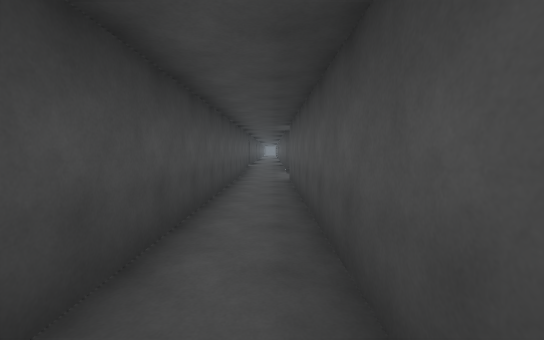
[1] (above)

17 first-person views from a walk through a scene from a Unity 3-D project. The camera is 1.5 m above the floor, tilts 4° down and sees 90° across. The floor is counted in squares, 2 m on a side. Each view is taken from the middle of a square. On the plan, view 1 faces up. The plan holds only what a view shows up to about 10 squares ahead; the rest is blank. The place goes on beyond the plan. The player is left out. Door leaves are left out, so doorways stand open. Surface patterns are stand-ins for the level's own textures.

[2]
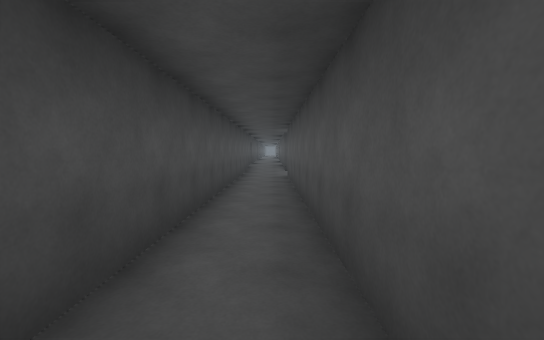

[3]
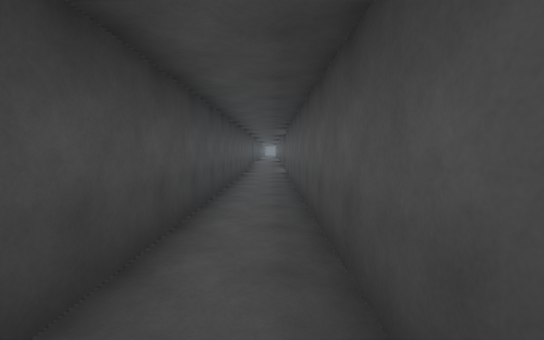

[4]
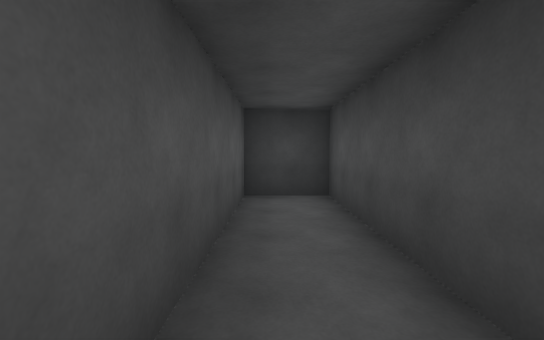

[5]
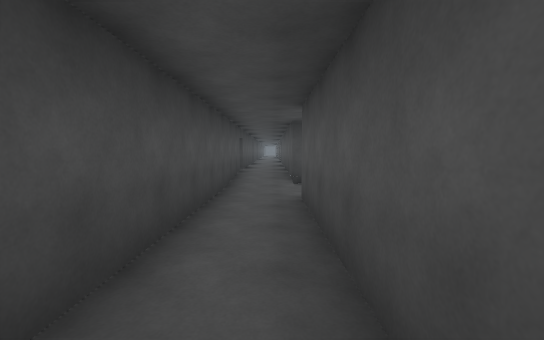

[6]
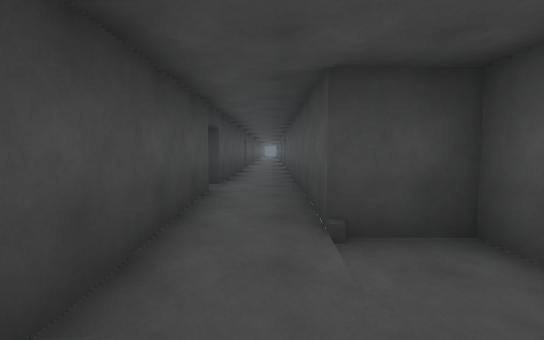

[7]
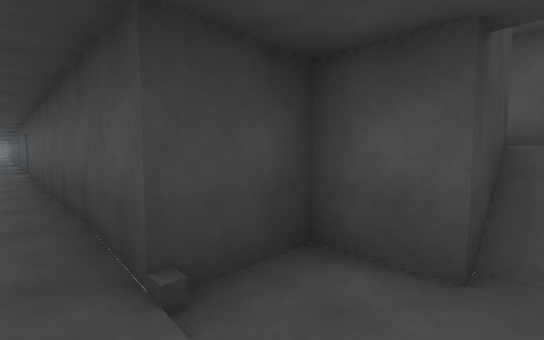

[8]
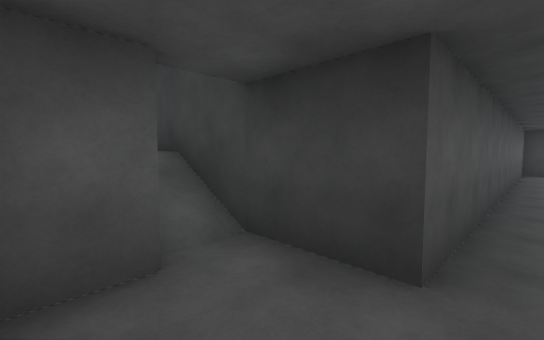

[9]
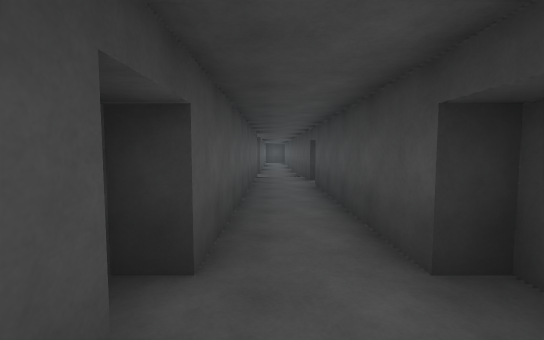

[10]
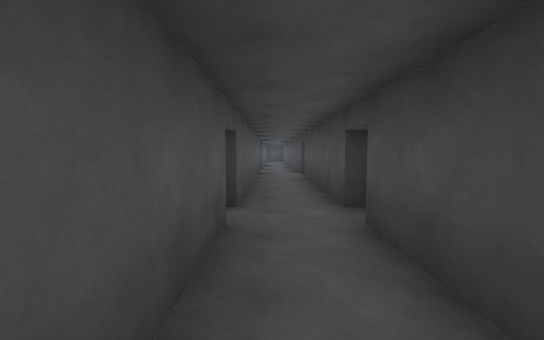

[11]
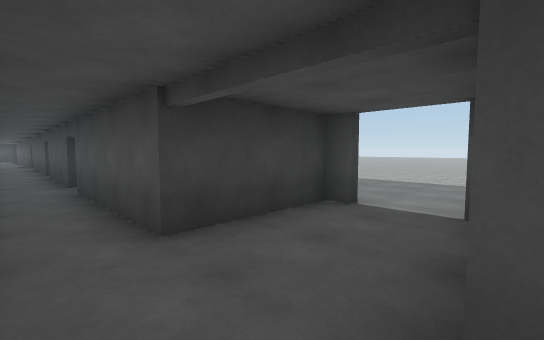

[12]
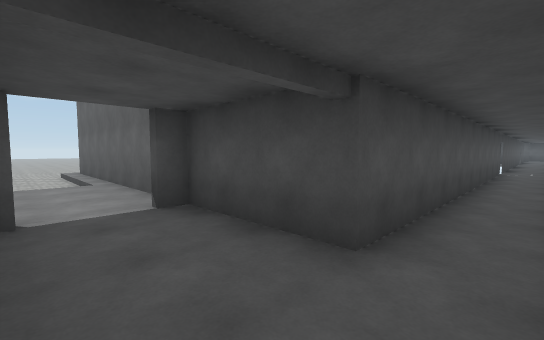

[13]
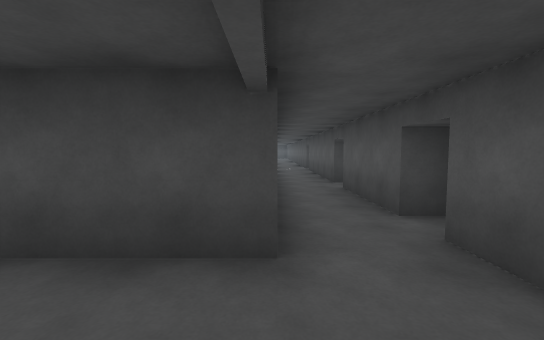

[14]
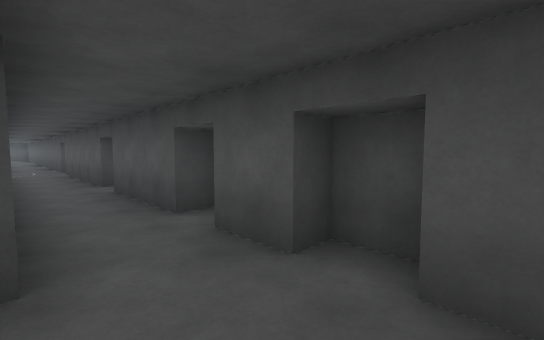

[15]
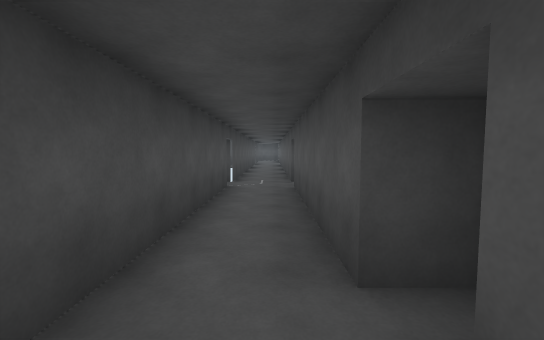

[16]
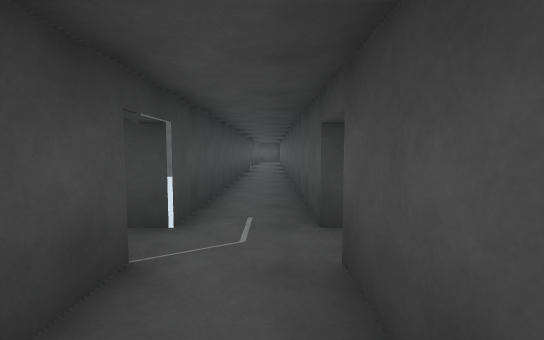

[17]
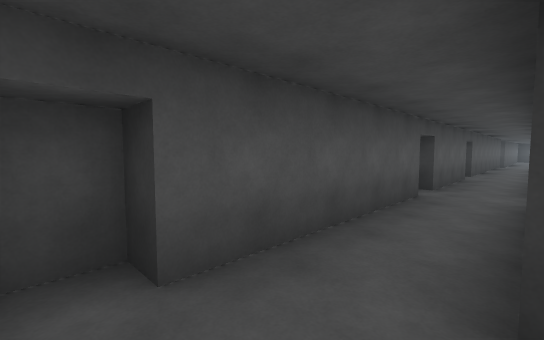

### Floor plan
Key: @ floor where view 1 was taken; # wall or solid block; . main floor; - floor 0.25 m lower than the main floor; / step, stairs or slope; D open door.
Columns run from 13 left of view 1 to 3 right of it. Each row starts with its distance up from view 1.
 39             #.#
 38             #.#
 37             D.D
 36             D..
 35             #.#
 34             #.#
 33             #.#
 32             D.D
 31             #..
 30             #.#
 29             #.#
 28            ##.#
 27   ##########D.D
 26 ------........#
 25 ------....#...#
 24   ----... ###.#
 23    --       #.#
 22             D.D
 21             #.#
 20             #.#
 19             #.#
 18             #.#
 17             D.D
 16            ##.#
 15             #.#
 14             #.#
 13             #.D
 12             D.D
 11             #.#
 10             #.#
  9             #--##
  8             #---#
  7             /-###
  6             /-#
  5             /-#
  4             /-#
  3             /-D
  2             D-D
  1             /-#
  0             /@#
 -1             /-#
 -2             /-#
 -3             ###

Positions as (right, up) in squares from view 1, and headings:
1: (0, 0), facing up
2: (0, -1), facing up
3: (0, -2), facing up
4: (0, 2), facing down
5: (0, 3), facing up
6: (0, 7), facing up
7: (0, 8), facing up-right
8: (0, 9), facing down-right
9: (0, 18), facing down
10: (0, 20), facing down
11: (0, 27), facing down-left
12: (0, 25), facing up-left
13: (-1, 25), facing up
14: (-1, 25), facing up-right
15: (0, 30), facing up
16: (0, 34), facing up
17: (-1, 26), facing down-right
